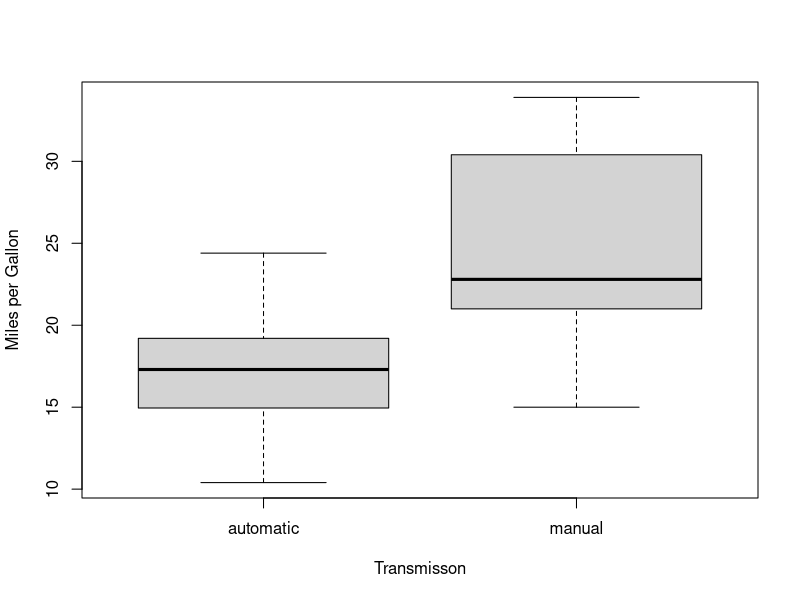
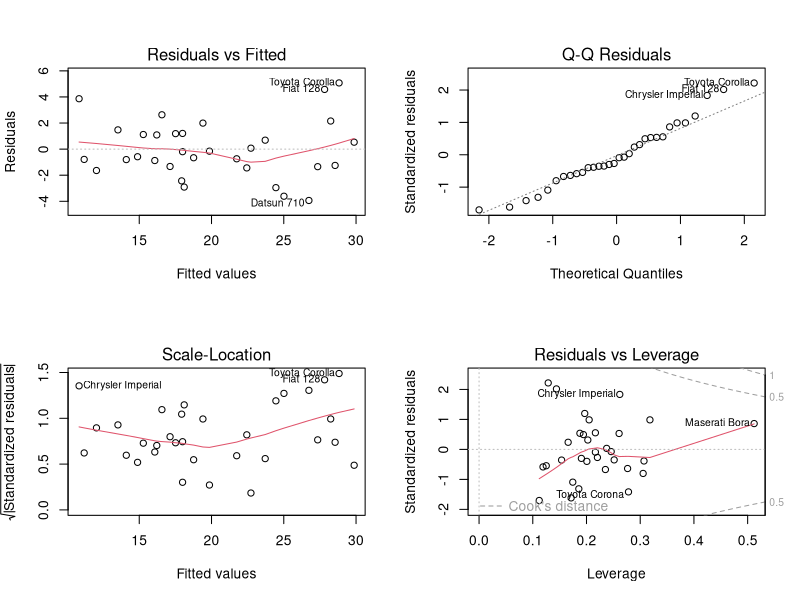

R code for these plots, in order:
## ---- chunk 1
library(knitr)
opts_chunk$set(fig.path = "Figs/", warning=FALSE, message = FALSE, echo=TRUE)
library(ggplot2)
library(dplyr)
## ---- chunk 2
data("mtcars"); head(mtcars, n=2)
## ---- chunk 3
mtcars$am <- factor(mtcars$am, labels = c("automatic", "manual"))
mtcars$vs <- factor(mtcars$vs); mtcars$cyl <- factor(mtcars$cyl)
mtcars$gear <- factor(mtcars$gear); mtcars$carb <- factor(mtcars$carb)
## ---- chunk 4
aggregate(mpg~am, mtcars, mean)
## ---- chunk 5
hypoTest <- t.test(mpg~am, mtcars); hypoTest$p.value
## ---- chunk 6
regression1 <- lm(mpg ~ am, data=mtcars);summary(regression1)
## ---- chunk 7
confoundTest <- aov(mpg~., data=mtcars); summary(confoundTest)
## ---- chunk 8
regression2 <- lm(mpg~am+cyl+disp+wt+hp, data=mtcars)
anova(regression1, regression2)
summary(regression2)
## ---- chunk 9
boxplot(mpg~am, data = mtcars, xlab = "Transmisson", ylab = "Miles per Gallon")
## ---- chunk 10
par(mfrow = c(2,2))
plot(regression2)
